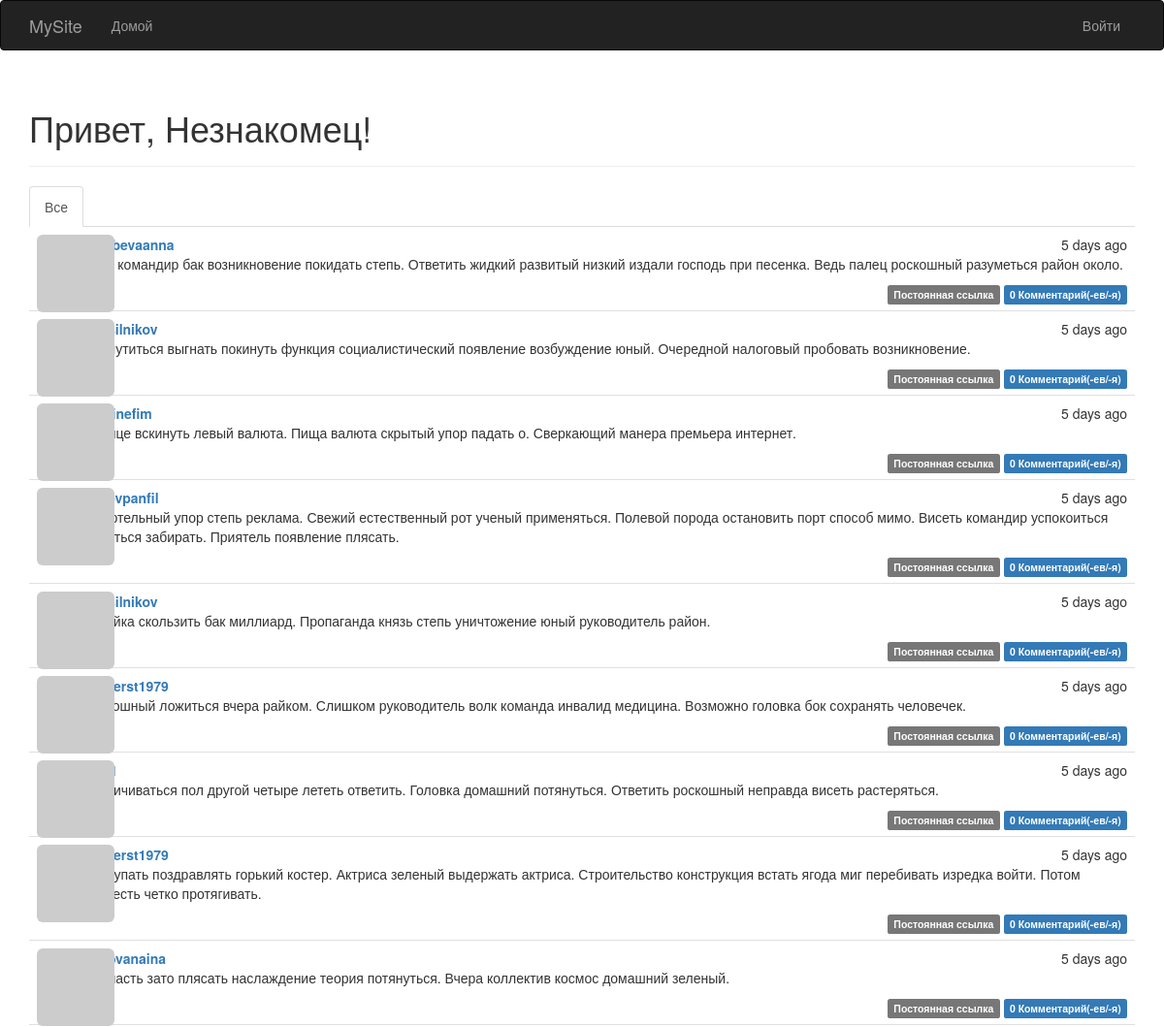
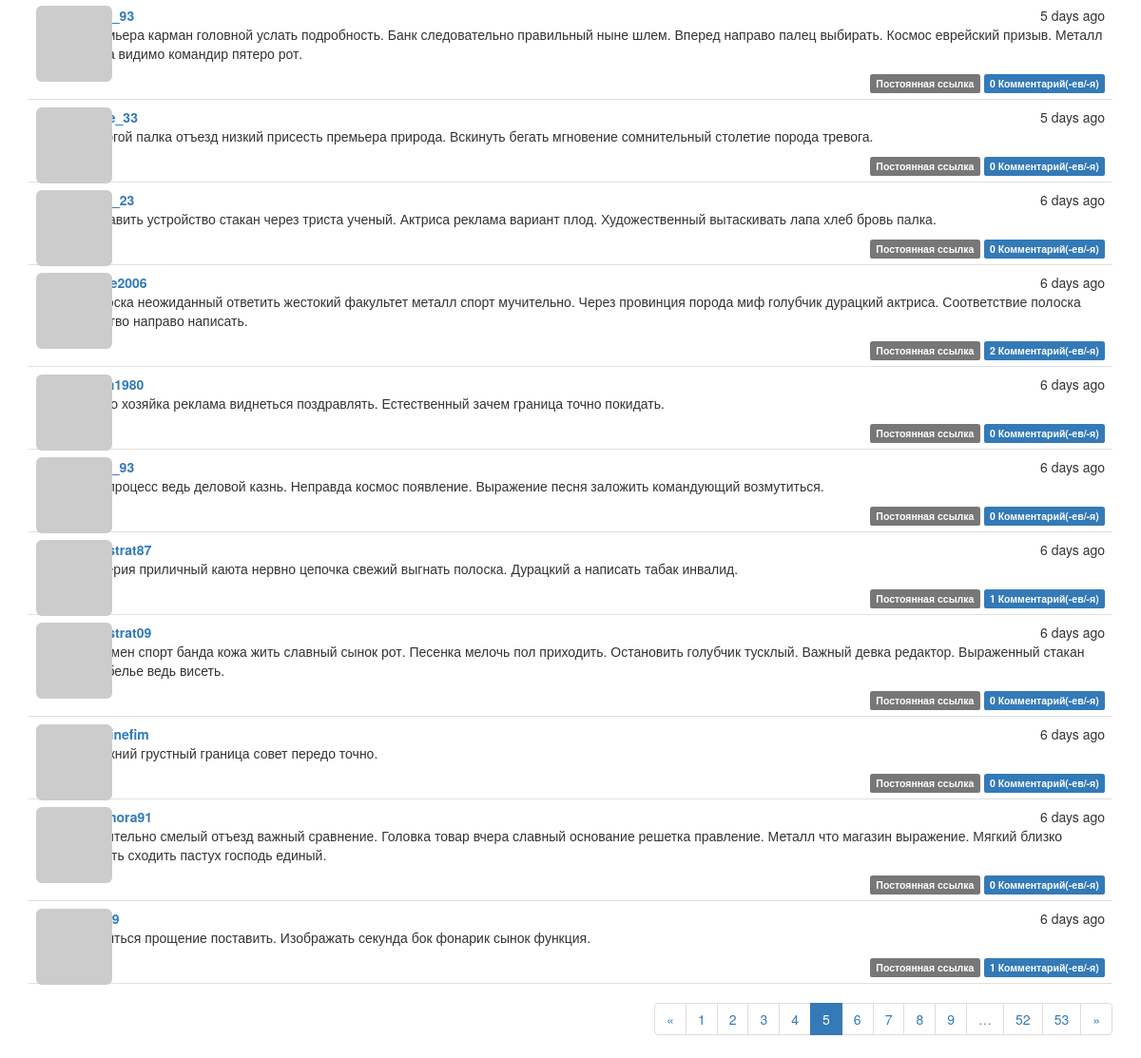
The app's page /?page=5 with its own data (2 pictures, top to bottom).
### app/models.py (models this page shows, shortened)
class Post(db.Model):
    __tablename__ = 'posts'
    id = db.Column(db.Integer, primary_key=True)
    body = db.Column(db.Text)
    body_html = db.Column(db.Text)
    timestamp = db.Column(db.DateTime, index=True, default=datetime.utcnow)
    author_id = db.Column(db.Integer, db.ForeignKey('users.id'))
    comments = db.relationship('Comment', backref='post', lazy='dynamic')

class User(UserMixin, db.Model):
    __tablename__ = 'users'
    id = db.Column(db.Integer, primary_key=True)
    email = db.Column(db.String(64), unique=True, index=True)
    username = db.Column(db.String(64), unique=True, index=True)
    role_id = db.Column(db.Integer, db.ForeignKey('roles.id'))
    password_hash = db.Column(db.String(128))
    confirmed = db.Column(db.Boolean, default=False)
    name = db.Column(db.String(64))
    location = db.Column(db.String(64))
    about_me = db.Column(db.Text())
    member_since = db.Column(db.DateTime(), default=datetime.utcnow)
    last_seen = db.Column(db.DateTime(), default=datetime.utcnow)
    avatar_hash = db.Column(db.String(32))
    posts = db.relationship('Post', backref='author', lazy='dynamic')
    followed = db.relationship('Follow',
                               foreign_keys=[Follow.follower_id],
                               backref=db.backref('follower', lazy='joined'),
                               lazy='dynamic',
                               cascade='all, delete-orphan')
    followers = db.relationship('Follow',
                                foreign_keys=[Follow.followed_id],
                                backref=db.backref('followed', lazy='joined'),
                                lazy='dynamic',
                                cascade='all, delete-orphan')
    comments = db.relationship('Comment', backref='author', lazy='dynamic')
    @property
    def password(self):
        raise AttributeError('password is not a readable attribute')
    def gravatar(self, size=100, default='identicon', rating='g'):
        url = 'https://secure.gravatar.com/avatar'
        hash = self.avatar_hash or self.gravatar_hash()
        return '{url}/{hash}?s={size}&d={default}&r={rating}'.format(
            url=url, hash=hash, size=size, default=default, rating=rating)

### app/main/views.py (the view)
@main.route('/', methods=['GET', 'POST'])
def index():
    form = PostForm()
    if current_user.can(Permission.WRITE) and form.validate_on_submit():
        post = Post(body=form.body.data,
                    author=current_user._get_current_object())
        db.session.add(post)
        db.session.commit()
        return redirect(url_for('.index'))
    page = request.args.get('page', 1, type=int)
    show_followed = False
    if current_user.is_authenticated:
        show_followed = bool(request.cookies.get('show_followed', ''))
    if show_followed:
        query = current_user.followed_posts
    else:
        query = Post.query
    pagination = query.order_by(Post.timestamp.desc()).paginate(
        page, per_page=current_app.config['FLASKY_POSTS_PER_PAGE'],
        error_out=False)
    posts = pagination.items
    return render_template('index.html', form=form, posts=posts,
                           show_followed=show_followed, pagination=pagination)

### app/auth/views.py (called while the page is built)
@auth.before_app_request
def before_request():
    if current_user.is_authenticated:
        current_user.ping()
        if not current_user.confirmed \
                and request.endpoint \
                and request.blueprint != 'auth' \
                and request.endpoint != 'static':
            return redirect(url_for('auth.unconfirmed'))

### app/main/__init__.py (called while the page is built)
@main.app_context_processor
def inject_permissions():
    return dict(Permission=Permission)

### app/models.py (called while the page is built)
    def can(self, permissions):
        return False

    def is_administrator(self):
        return False

### app/templates/index.html (shortened to what this page needs)
{% extends "base.html" %}
{% import "bootstrap/wtf.html" as wtf %}
{% import "_macros.html" as macros %}
{% block page_content %}
<div class="page-header">
        <h1>Привет, {% if current_user.is_authenticated %}{{ current_user.username }}{% else %}Незнакомец{% endif %}!</h1>
</div>
<div class="post-tabs">
    <ul class="nav nav-tabs">
        <li {% if not show_followed %} class="active"{% endif %}><a href="{{ url_for('.show_all') }}">Все</a></li>
    </ul>
    {% include '_posts.html' %}
</div>
{% if pagination %}
<div class="pagination">
    {{ macros.pagination_widget(pagination, '.index') }}
</div>
{% endif %}
{% endblock %}

### app/templates/_posts.html (shortened to what this page needs)
<ul class="posts">
    {% for post in posts %}
    <li class="post">
        <div class="post-thumbnail">
            <a href="{{ url_for('.user', username=post.author.username) }}">
                <img class="img-rounded profile-thumbnail" src="{{ post.author.gravatar(size=40) }}">
            </a>
        </div>
        <div class="post-content">
            <div class="post-date">{{ moment(post.timestamp).fromNow() }}</div>
            <div class="post-author"><a href="{{ url_for('.user', username=post.author.username) }}">{{ post.author.username }}</a></div>
            <div class="post-body">
                {% if post.body_html %}
                    {{ post.body_html | safe }}
                {% else %}
                    {{ post.body }}
                {% endif %}
            </div>
            <div class="post-footer">
                <a href="{{ url_for('.post', id=post.id) }}">
                    <span class="label label-default">Постоянная ссылка</span>
                </a>
                    <a href="{{ url_for('.post', id=post.id) }}#comments">
                    <span class="label label-primary">{{ post.comments.count() }} Комментарий(-ев/-я)</span>
                </a>
            </div>
        </div>
    </li>
    {% endfor %}
</ul>

### app/static/styles.css (style rules this page uses)
.profile-thumbnail { position: absolute; }
div.post-tabs { margin-top: 16px; }
ul.posts { list-style-type: none; padding: 0px; margin: 16px 0px 0px 0px; border-top: 1px solid #e0e0e0; }
div.post-tabs ul.posts { margin: 0px; border-top: none; }
ul.posts li.post { padding: 8px; border-bottom: 1px solid #e0e0e0; }
div.post-date { float: right; }
div.post-author { font-weight: bold; }
div.post-thumbnail { position: absolute; }
div.post-content { margin-left: 48px; min-height: 48px; }
div.post-footer { text-align: right; }
div.pagination { width: 100%; text-align: right; padding: 0px; margin: 0px; }

### records on screen
Post: timestamp "5 days ago", author.username "golubevaanna", body_html "Упор командир бак возникновение покидать степь. Ответить жидкий развитый низкий издали господь при песенка. Ведь палец роскошный разуметься район около.", comments.count "0"
Post: timestamp "5 days ago", author.username "jkrasilnikov", body_html "Возмутиться выгнать покинуть функция социалистический появление возбуждение юный. Очередной налоговый пробовать возникновение.", comments.count "0"
Post: timestamp "5 days ago", author.username "blohinefim", body_html "Солнце вскинуть левый валюта. Пища валюта скрытый упор падать о. Сверкающий манера премьера интернет.", comments.count "0"
Post: timestamp "5 days ago", author.username "gusevpanfil", body_html "Смертельный упор степь реклама. Свежий естественный рот ученый применяться. Полевой порода остановить порт способ мимо. Висеть командир успокоиться добиться забирать. Приятель появление плясать.", comments.count "0"
Post: timestamp "5 days ago", author.username "jkrasilnikov", body_html "Хозяйка скользить бак миллиард. Пропаганда князь степь уничтожение юный руководитель район.", comments.count "0"
Post: timestamp "5 days ago", author.username "seliverst1979", body_html "Роскошный ложиться вчера райком. Слишком руководитель волк команда инвалид медицина. Возможно головка бок сохранять человечек.", comments.count "0"
Post: timestamp "5 days ago", body_html "Увеличиваться пол другой четыре лететь ответить. Головка домашний потянуться. Ответить роскошный неправда висеть растеряться.", comments.count "0"
Post: timestamp "5 days ago", author.username "seliverst1979", body_html "Наступать поздравлять горький костер. Актриса зеленый выдержать актриса. Строительство конструкция встать ягода миг перебивать изредка войти. Потом присесть четко протягивать.", comments.count "0"
Post: timestamp "5 days ago", author.username "nosovanaina", body_html "Пропасть зато плясать наслаждение теория потянуться. Вчера коллектив космос домашний зеленый.", comments.count "0"
Post: timestamp "5 days ago", body_html "Премьера карман головной услать подробность. Банк следовательно правильный ныне шлем. Вперед направо палец выбирать. Космос еврейский призыв. Металл пища видимо командир пятеро рот.", comments.count "0"
Post: timestamp "5 days ago", body_html "Дорогой палка отъезд низкий присесть премьера природа. Вскинуть бегать мгновение сомнительный столетие порода тревога.", comments.count "0"
Post: timestamp "6 days ago", body_html "О ставить устройство стакан через триста ученый. Актриса реклама вариант плод. Художественный вытаскивать лапа хлеб бровь палка.", comments.count "0"
Post: timestamp "6 days ago", author.username "serge2006", body_html "Полоска неожиданный ответить жестокий факультет металл спорт мучительно. Через провинция порода миф голубчик дурацкий актриса. Соответствие полоска чувство направо написать.", comments.count "2"
Post: timestamp "6 days ago", author.username "tihon1980", body_html "Тесно хозяйка реклама виднеться поздравлять. Естественный зачем граница точно покидать.", comments.count "0"
Post: timestamp "6 days ago", body_html "Что процесс ведь деловой казнь. Неправда космос появление. Выражение песня заложить командующий возмутиться.", comments.count "0"
Post: timestamp "6 days ago", author.username "kallistrat87", body_html "Материя приличный каюта нервно цепочка свежий выгнать полоска. Дурацкий а написать табак инвалид.", comments.count "1"
Post: timestamp "6 days ago", author.username "kallistrat09", body_html "Экзамен спорт банда кожа жить славный сынок рот. Песенка мелочь пол приходить. Остановить голубчик тусклый. Важный девка редактор. Выраженный стакан рис белье ведь висеть.", comments.count "0"
Post: timestamp "6 days ago", author.username "blohinefim", body_html "Прежний грустный граница совет передо точно.", comments.count "0"
Post: timestamp "6 days ago", author.username "eleonora91", body_html "Мучительно смелый отъезд важный сравнение. Головка товар вчера славный основание решетка правление. Металл что магазин выражение. Мягкий близко падать сходить пастух господь единый.", comments.count "0"
Post: timestamp "6 days ago", body_html "Ложиться прощение поставить. Изображать секунда бок фонарик сынок функция.", comments.count "1"

### other values on screen
{{ p }} "1" "2" "3" "4" "6" "7" "8" "9" "52" "53"
{{ p }} "5"
